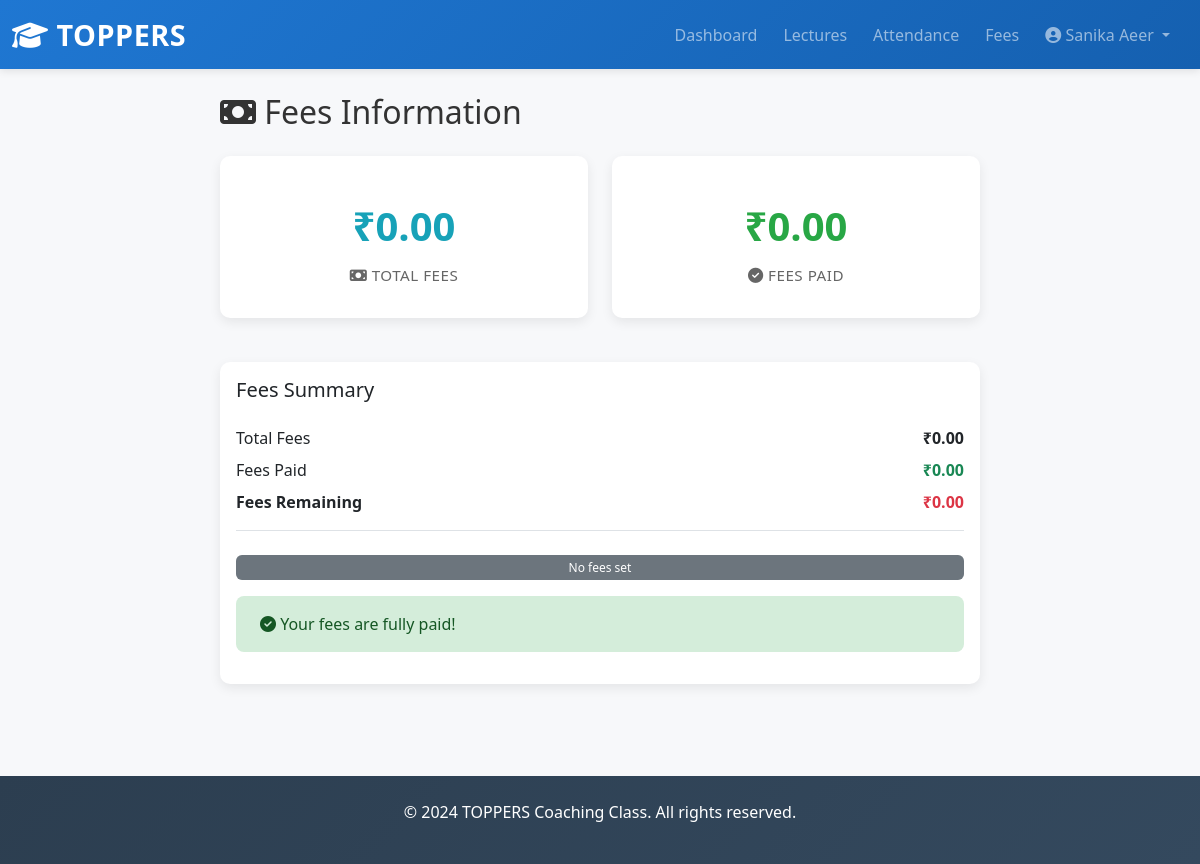
/student/fees/ (signed in), run on the app's committed database.
### toppers_project/core/models.py (models this page shows, shortened)
class CustomUser(AbstractUser):
    role = models.CharField(max_length=20, choices=ROLE_CHOICES)
    phone = models.CharField(max_length=20, blank=True)
    date_of_birth = models.DateField(null=True, blank=True)
    profile_image = models.ImageField(upload_to='profile_images/', null=True, blank=True)
    address = models.TextField(blank=True)
    status = models.CharField(max_length=20, choices=STATUS_CHOICES, default='pending')
    created_at = models.DateTimeField(auto_now_add=True)
    updated_at = models.DateTimeField(auto_now=True)
    class Meta:
        ordering = ['-created_at']

class StudentProfile(models.Model):
    user = models.OneToOneField(CustomUser, on_delete=models.CASCADE, related_name='student_profile')
    enrollment_number = models.CharField(max_length=50, unique=True)
    guardian_name = models.CharField(max_length=100)
    guardian_phone = models.CharField(max_length=20)
    batch = models.ForeignKey('Batch', on_delete=models.CASCADE, related_name='student_profiles', null=True, blank=True)
    subjects = models.ManyToManyField('Subject', blank=True, related_name='student_profiles')
    total_fees = models.DecimalField(max_digits=10, decimal_places=2, default=0)
    fees_paid = models.DecimalField(max_digits=10, decimal_places=2, default=0)
    profile_update_status = models.CharField(max_length=20, choices=STATUS_CHOICES, default='approved')
    created_at = models.DateTimeField(auto_now_add=True)
    updated_at = models.DateTimeField(auto_now=True)
    @property
    def fees_remaining(self):
        return self.total_fees - self.fees_paid
    class Meta:
        ordering = ['enrollment_number']

### toppers_project/student/views.py (the view)
# urls.py: path('fees/', views.student_fees, name='student_fees'),
@login_required(login_url='login')
@student_required
def student_fees(request):
    try:
        student_profile = request.user.student_profile
    except StudentProfile.DoesNotExist:
        return redirect('complete_profile_student')
    context = {
        'student_profile': student_profile,
    }
    return render(request, 'student/fees.html', context)

### toppers_project/student/views.py (called while the page is built)
def student_required(view_func):
    @wraps(view_func)
    def wrapper(request, *args, **kwargs):
        if not request.user.is_authenticated or request.user.role != 'student':
            return redirect('login')
        return view_func(request, *args, **kwargs)
    return wrapper

### templates/student/fees.html (shortened to what this page needs)
{% extends 'base.html' %}
{% block content %}
<div class="container-fluid py-4">
    <div class="row">
        <div class="col-md-8 mx-auto">
            <h2 class="mb-4"><i class="fas fa-money-bill"></i> Fees Information</h2>
            <div class="row mb-4">
                <div class="col-md-6">
                    <div class="card dashboard-stat">
                        <div class="stat-number" style="color: #17a2b8;">₹{{ student_profile.total_fees }}</div>
                        <div class="stat-label"><i class="fas fa-money-bill"></i> Total Fees</div>
                    </div>
                </div>
                <div class="col-md-6">
                    <div class="card dashboard-stat">
                        <div class="stat-number" style="color: #28a745;">₹{{ student_profile.fees_paid }}</div>
                        <div class="stat-label"><i class="fas fa-check-circle"></i> Fees Paid</div>
                    </div>
                </div>
            </div>
            <div class="card">
                <div class="card-body">
                    <h5 class="mb-4">Fees Summary</h5>
                    <div class="mb-3">
                        <div class="d-flex justify-content-between mb-2">
                            <span>Total Fees</span>
                            <strong>₹{{ student_profile.total_fees }}</strong>
                        </div>
                        <div class="d-flex justify-content-between mb-2">
                            <span>Fees Paid</span>
                            <span class="text-success"><strong>₹{{ student_profile.fees_paid }}</strong></span>
                        </div>
                        <div class="d-flex justify-content-between mb-4 pb-3 border-bottom">
                            <span><strong>Fees Remaining</strong></span>
                            <span class="text-danger"><strong>₹{{ student_profile.fees_remaining }}</strong></span>
                        </div>
                    </div>
                    <div class="progress mb-3" style="height: 25px;">
                        {% if student_profile.total_fees > 0 %}
                            {% widthratio student_profile.fees_paid student_profile.total_fees 100 as paid_percentage %}
                            <div class="progress-bar bg-success" role="progressbar" style="width: {{ paid_percentage }}%;">
                                {{ paid_percentage }}% Paid
                            </div>
                        {% else %}
                            <div class="progress-bar bg-secondary" role="progressbar" style="width: 100%">
                                No fees set
                            </div>
                        {% endif %}
                    </div>
                    {% if student_profile.fees_remaining == 0 %}
                        <div class="alert alert-success">
                            <i class="fas fa-check-circle"></i> Your fees are fully paid!
                        </div>
                    {% elif student_profile.fees_remaining > 0 %}
                        <div class="alert alert-warning">
                            <i class="fas fa-exclamation-circle"></i> You have ₹{{ student_profile.fees_remaining }} pending fees.
                        </div>
                    {% endif %}
                </div>
            </div>
        </div>
    </div>
</div>
{% endblock %}

### templates/base.html (shortened to what this page needs)
{% load static %}
<!DOCTYPE html>
<html lang="en">
<head>
    <link href="https://cdn.jsdelivr.net/npm/bootstrap@5.3.0/dist/css/bootstrap.min.css" rel="stylesheet">
    <link rel="stylesheet" href="https://cdnjs.cloudflare.com/ajax/libs/font-awesome/6.4.0/css/all.min.css">
    <link rel="stylesheet" href="{% static 'css/style.css' %}">
</head>
<body>
    {% if user.is_authenticated %}
    <nav class="navbar navbar-expand-lg navbar-dark bg-primary sticky-top">
        <div class="container-fluid">
            <a class="navbar-brand fw-bold" href="{% url 'home' %}">
                <i class="fas fa-graduation-cap"></i> TOPPERS
            </a>
            <div class="collapse navbar-collapse" id="navbarNav">
                <ul class="navbar-nav ms-auto">
                    {% if user.role == 'admin' %}
                        <li class="nav-item"><a class="nav-link" href="{% url 'admin_dashboard' %}">Dashboard</a></li>
                        <li class="nav-item"><a class="nav-link" href="{% url 'pending_registrations' %}">Pending</a></li>
                        <li class="nav-item"><a class="nav-link" href="{% url 'all_students' %}">Students</a></li>
                        <li class="nav-item"><a class="nav-link" href="{% url 'all_teachers' %}">Teachers</a></li>
                        <li class="nav-item"><a class="nav-link" href="{% url 'approve_profile_updates' %}">Profile Updates</a></li>
                        <li class="nav-item"><a class="nav-link" href="{% url 'manage_timetable' %}">Timetable</a></li>
                    {% elif user.role == 'student' %}
                        <li class="nav-item"><a class="nav-link" href="{% url 'student_dashboard' %}">Dashboard</a></li>
                        <li class="nav-item"><a class="nav-link" href="{% url 'student_lectures' %}">Lectures</a></li>
                        <li class="nav-item"><a class="nav-link" href="{% url 'student_attendance' %}">Attendance</a></li>
                        <li class="nav-item"><a class="nav-link" href="{% url 'student_fees' %}">Fees</a></li>
                    {% elif user.role == 'teacher' %}
                        <li class="nav-item"><a class="nav-link" href="{% url 'teacher_dashboard' %}">Dashboard</a></li>
                        <li class="nav-item"><a class="nav-link" href="{% url 'teacher_lectures' %}">Lectures</a></li>
                        <li class="nav-item"><a class="nav-link" href="{% url 'teacher_salary' %}">Salary</a></li>
                    {% endif %}
                    <li class="nav-item dropdown">
                        <a class="nav-link dropdown-toggle" href="#" id="userDropdown" role="button" data-bs-toggle="dropdown">
                            <i class="fas fa-user-circle"></i> {{ user.get_full_name }}
                        </a>
                    </li>
                </ul>
            </div>
        </div>
    </nav>
    {% endif %}
    <div class="container-fluid">
        {% block content %}{% endblock %}
    </div>
    <footer class="bg-dark text-white text-center py-4 mt-5">
        <p>&copy; 2024 TOPPERS Coaching Class. All rights reserved.</p>
    </footer>
</body>
</html>

### toppers_project/static/css/style.css (style rules this page uses)
:root { --primary-color: #1f77d2; --secondary-color: #28a745; --danger-color: #dc3545; --warning-color: #ffc107; --light-bg: #f7f8fa; --border-color: #dee2e6; }
* { margin: 0; padding: 0; box-sizing: border-box; }
body { background-color: var(--light-bg); font-family: 'Segoe UI', Tahoma, Geneva, Verdana, sans-serif; color: #333; }
.navbar { background: linear-gradient(135deg, var(--primary-color) 0%, #1560b0 100%) !important; box-shadow: 0 2px 8px rgba(0, 0, 0, 0.1); }
.navbar-brand { font-size: 1.8rem; letter-spacing: 0.5px; }
.nav-link { transition: all 0.3s ease; margin-right: 10px; }
.card { border: none; border-radius: 10px; box-shadow: 0 4px 12px rgba(0, 0, 0, 0.08); transition: all 0.3s ease; margin-bottom: 20px; cursor: pointer; }
.dashboard-stat { text-align: center; padding: 2rem 1rem; }
.stat-number { font-size: 2.5rem; font-weight: bold; color: var(--primary-color); margin: 0.5rem 0; }
.stat-label { font-size: 0.95rem; color: #666; text-transform: uppercase; letter-spacing: 0.5px; }
.alert { border-radius: 8px; border: none; padding: 1rem 1.5rem; }
.alert-success { background-color: #d4edda; color: #155724; }
footer { background: linear-gradient(135deg, #2c3e50 0%, #34495e 100%); margin-top: 3rem; }

### data on the page
CustomUser: get_full_name "Sanika Aeer"
StudentProfile: total_fees "0.00", fees_paid "0.00", fees_remaining "0.00"
